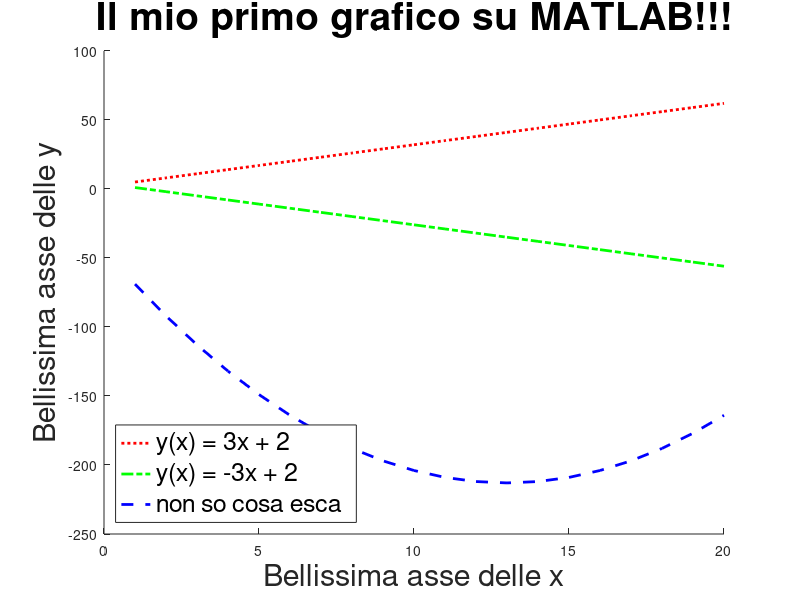

MATLAB code for this plot:
%-------------------------------------------------------------------------%
%   __  __    _  _____ _        _    ____    _  _      ____    _ ____     %
%  |  \/  |  / \|_   _| |      / \  | __ )  | || |    / ___|__| |  _ \    %
%  | |\/| | / _ \ | | | |     / _ \ |  _ \  | || |_  | |   / _` | |_) |   %
%  | |  | |/ ___ \| | | |___ / ___ \| |_) | |__   _| | |__| (_| |  __/    %
%  |_|  |_/_/   \_\_| |_____/_/   \_\____/     |_|    \____\__,_|_|       %
%                                                                         %
%-------------------------------------------------------------------------%
%                                                                         %
%   Author: Marco Mehl <marco.mehl@polimi.it>                             %
%           Timoteo Dinelli <timoteo.dinelli@polimi.it>                   %
%   CRECK Modeling Group <http://creckmodeling.chem.polimi.it>            %
%   Department of Chemistry, Materials and Chemical Engineering           %
%   Politecnico di Milano                                                 %
%   P.zza Leonardo da Vinci 32, 20133 Milano                              %
%                                                                         %
% ----------------------------------------------------------------------- %

close, clear, clc;

x = 1:1:20;

for i = 1:length(x)
    y(i) = 3 * x(i) + 2;
    y2(i) = -3 * x(i) + 4;
    y3(i) = x(i)^2 - 26 * x(i) - 44;
end

hold on
plot(x, y, 'LineStyle',':', 'LineWidth',2, 'Color','red')
plot(x, y2, 'LineStyle', '-.', 'LineWidth', 2, 'Color', 'green')
plot(x, y3, 'LineStyle','--', 'LineWidth', 2, 'Color', 'blue')

legend('y(x) = 3x + 2', 'y(x) = -3x + 2', 'non so cosa esca', ... 
    'FontSize', 18, 'Location', 'southwest')

xlabel('Bellissima asse delle x', 'FontSize', 22)
ylabel('Bellissima asse delle y', 'FontSize', 22)

title('Il mio primo grafico su MATLAB!!!', 'FontSize', 28)
